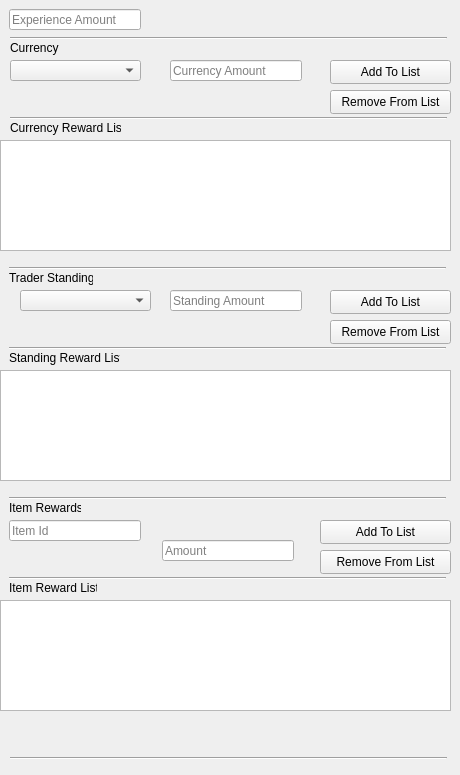
               <widget class="QWidget" name="tab_8">
                <attribute name="title">
                 <string>Success 1</string>
                </attribute>
                <widget class="QLineEdit" name="ExperienceAmount">
                 <property name="geometry">
                  <rect>
                   <x>9</x>
                   <y>9</y>
                   <width>132</width>
                   <height>21</height>
                  </rect>
                 </property>
                 <property name="text">
                  <string/>
                 </property>
                 <property name="maxLength">
                  <number>24</number>
                 </property>
                 <property name="placeholderText">
                  <string>Experience Amount</string>
                 </property>
                 <property name="clearButtonEnabled">
                  <bool>true</bool>
                 </property>
                </widget>
                <widget class="QLineEdit" name="CurrencyAmount">
                 <property name="geometry">
                  <rect>
                   <x>170</x>
                   <y>60</y>
                   <width>132</width>
                   <height>21</height>
                  </rect>
                 </property>
                 <property name="text">
                  <string/>
                 </property>
                 <property name="maxLength">
                  <number>24</number>
                 </property>
                 <property name="placeholderText">
                  <string>Currency Amount</string>
                 </property>
                 <property name="clearButtonEnabled">
                  <bool>true</bool>
                 </property>
                </widget>
                <widget class="QComboBox" name="CurrencyType">
                 <property name="geometry">
                  <rect>
                   <x>10</x>
                   <y>60</y>
                   <width>131</width>
                   <height>21</height>
                  </rect>
                 </property>
                 <property name="editable">
                  <bool>false</bool>
                 </property>
                 <property name="placeholderText">
                  <string>Currency Type</string>
                 </property>
                 <property name="modelColumn">
                  <number>0</number>
                 </property>
                </widget>
                <widget class="Line" name="line_5">
                 <property name="geometry">
                  <rect>
                   <x>9</x>
                   <y>260</y>
                   <width>437</width>
                   <height>16</height>
                  </rect>
                 </property>
                 <property name="orientation">
                  <enum>Qt::Horizontal</enum>
                 </property>
                </widget>
                <widget class="QLabel" name="label_6">
                 <property name="geometry">
                  <rect>
                   <x>9</x>
                   <y>270</y>
                   <width>84</width>
                   <height>16</height>
                  </rect>
                 </property>
                 <property name="text">
                  <string>Trader Standing</string>
                 </property>
                </widget>
                <widget class="QLabel" name="label_7">
                 <property name="geometry">
                  <rect>
                   <x>9</x>
                   <y>350</y>
                   <width>111</width>
                   <height>16</height>
                  </rect>
                 </property>
                 <property name="text">
                  <string>Standing Reward List</string>
                 </property>
                </widget>
                <widget class="Line" name="line_6">
                 <property name="geometry">
                  <rect>
                   <x>9</x>
                   <y>340</y>
                   <width>437</width>
                   <height>16</height>
                  </rect>
                 </property>
                 <property name="orientation">
                  <enum>Qt::Horizontal</enum>
                 </property>
                </widget>
                <widget class="QLabel" name="label_8">
                 <property name="geometry">
                  <rect>
                   <x>9</x>
                   <y>500</y>
                   <width>72</width>
                   <height>16</height>
                  </rect>
                 </property>
                 <property name="text">
                  <string>Item Rewards</string>
                 </property>
                </widget>
                <widget class="QLineEdit" name="StandingAmount">
                 <property name="geometry">
                  <rect>
                   <x>170</x>
                   <y>290</y>
                   <width>132</width>
                   <height>21</height>
                  </rect>
                 </property>
                 <property name="text">
                  <string/>
                 </property>
                 <property name="maxLength">
                  <number>24</number>
                 </property>
                 <property name="placeholderText">
                  <string>Standing Amount</string>
                 </property>
                 <property name="clearButtonEnabled">
                  <bool>true</bool>
                 </property>
                </widget>
                <widget class="Line" name="line_7">
                 <property name="geometry">
                  <rect>
                   <x>9</x>
                   <y>570</y>
                   <width>437</width>
                   <height>16</height>
                  </rect>
                 </property>
                 <property name="orientation">
                  <enum>Qt::Horizontal</enum>
                 </property>
                </widget>
                <widget class="QPushButton" name="SuccessAddStandingToList">
                 <property name="geometry">
                  <rect>
                   <x>330</x>
                   <y>290</y>
                   <width>121</width>
                   <height>24</height>
                  </rect>
                 </property>
                 <property name="text">
                  <string>Add To List</string>
                 </property>
                </widget>
                <widget class="QLineEdit" name="SuccessRewardId">
                 <property name="geometry">
                  <rect>
                   <x>9</x>
                   <y>520</y>
                   <width>132</width>
                   <height>21</height>
                  </rect>
                 </property>
                 <property name="text">
                  <string/>
                 </property>
                 <property name="maxLength">
                  <number>24</number>
                 </property>
                 <property name="placeholderText">
                  <string>Item Id</string>
                 </property>
                 <property name="clearButtonEnabled">
                  <bool>true</bool>
                 </property>
                </widget>
                <widget class="QLineEdit" name="SuccessRewardAmount">
                 <property name="geometry">
                  <rect>
                   <x>162</x>
                   <y>540</y>
                   <width>132</width>
                   <height>21</height>
                  </rect>
                 </property>
                 <property name="text">
                  <string/>
                 </property>
                 <property name="maxLength">
                  <number>24</number>
                 </property>
                 <property name="placeholderText">
                  <string>Amount</string>
                 </property>
                 <property name="clearButtonEnabled">
                  <bool>true</bool>
                 </property>
                </widget>
                <widget class="QPushButton" name="SuccessAddItemToList">
                 <property name="geometry">
                  <rect>
                   <x>320</x>
                   <y>520</y>
                   <width>131</width>
                   <height>24</height>
                  </rect>
                 </property>
                 <property name="text">
                  <string>Add To List</string>
                 </property>
                </widget>
                <widget class="Line" name="line_8">
                 <property name="geometry">
                  <rect>
                   <x>9</x>
                   <y>490</y>
                   <width>437</width>
                   <height>16</height>
                  </rect>
                 </property>
                 <property name="orientation">
                  <enum>Qt::Horizontal</enum>
                 </property>
                </widget>
                <widget class="QLabel" name="label_5">
                 <property name="geometry">
                  <rect>
                   <x>9</x>
                   <y>580</y>
                   <width>88</width>
                   <height>16</height>
                  </rect>
                 </property>
                 <property name="text">
                  <string>Item Reward List</string>
                 </property>
                </widget>
                <widget class="QPushButton" name="SuccessAddCurrencyToList">
                 <property name="geometry">
                  <rect>
                   <x>330</x>
                   <y>60</y>
                   <width>121</width>
                   <height>24</height>
                  </rect>
                 </property>
                 <property name="text">
                  <string>Add To List</string>
                 </property>
                </widget>
                <widget class="Line" name="line_12">
                 <property name="geometry">
                  <rect>
                   <x>10</x>
                   <y>30</y>
                   <width>437</width>
                   <height>16</height>
                  </rect>
                 </property>
                 <property name="orientation">
                  <enum>Qt::Horizontal</enum>
                 </property>
                </widget>
                <widget class="QLabel" name="label_11">
                 <property name="geometry">
                  <rect>
                   <x>10</x>
                   <y>40</y>
                   <width>84</width>
                   <height>16</height>
                  </rect>
                 </property>
                 <property name="text">
                  <string>Currency</string>
                 </property>
                </widget>
                <widget class="Line" name="line_13">
                 <property name="geometry">
                  <rect>
                   <x>10</x>
                   <y>110</y>
                   <width>437</width>
                   <height>16</height>
                  </rect>
                 </property>
                 <property name="orientation">
                  <enum>Qt::Horizontal</enum>
                 </property>
                </widget>
                <widget class="QLabel" name="label_12">
                 <property name="geometry">
                  <rect>
                   <x>10</x>
                   <y>120</y>
                   <width>111</width>
                   <height>16</height>
                  </rect>
                 </property>
                 <property name="text">
                  <string>Currency Reward List</string>
                 </property>
                </widget>
                <widget class="QListWidget" name="SuccessCurrencyWidget">
                 <property name="geometry">
                  <rect>
                   <x>0</x>
                   <y>140</y>
                   <width>451</width>
                   <height>111</height>
                  </rect>
                 </property>
                </widget>
                <widget class="QPushButton" name="SuccessCurrencyRemoveFromList">
                 <property name="geometry">
                  <rect>
                   <x>330</x>
                   <y>90</y>
                   <width>121</width>
                   <height>24</height>
                  </rect>
                 </property>
                 <property name="text">
                  <string>Remove From List</string>
                 </property>
                </widget>
                <widget class="QPushButton" name="SuccessRemoveStandingFromList">
                 <property name="geometry">
                  <rect>
                   <x>330</x>
                   <y>320</y>
                   <width>121</width>
                   <height>24</height>
                  </rect>
                 </property>
                 <property name="text">
                  <string>Remove From List</string>
                 </property>
                </widget>
                <widget class="QPushButton" name="SuccessRemoveItemFromList">
                 <property name="geometry">
                  <rect>
                   <x>320</x>
                   <y>550</y>
                   <width>131</width>
                   <height>24</height>
                  </rect>
                 </property>
                 <property name="text">
                  <string>Remove From List</string>
                 </property>
                </widget>
                <widget class="QListWidget" name="SuccessStandingWidget">
                 <property name="geometry">
                  <rect>
                   <x>0</x>
                   <y>370</y>
                   <width>451</width>
                   <height>111</height>
                  </rect>
                 </property>
                </widget>
                <widget class="QListWidget" name="SuccessItemWidget">
                 <property name="geometry">
                  <rect>
                   <x>0</x>
                   <y>600</y>
                   <width>451</width>
                   <height>111</height>
                  </rect>
                 </property>
                </widget>
                <widget class="Line" name="line_15">
                 <property name="geometry">
                  <rect>
                   <x>10</x>
                   <y>750</y>
                   <width>437</width>
                   <height>16</height>
                  </rect>
                 </property>
                 <property name="orientation">
                  <enum>Qt::Horizontal</enum>
                 </property>
                </widget>
                <widget class="QComboBox" name="SuccessTrader">
                 <property name="geometry">
                  <rect>
                   <x>20</x>
                   <y>290</y>
                   <width>131</width>
                   <height>21</height>
                  </rect>
                 </property>
                 <property name="editable">
                  <bool>false</bool>
                 </property>
                 <property name="placeholderText">
                  <string>Trader</string>
                 </property>
                 <property name="modelColumn">
                  <number>0</number>
                 </property>
                </widget>
               </widget>
